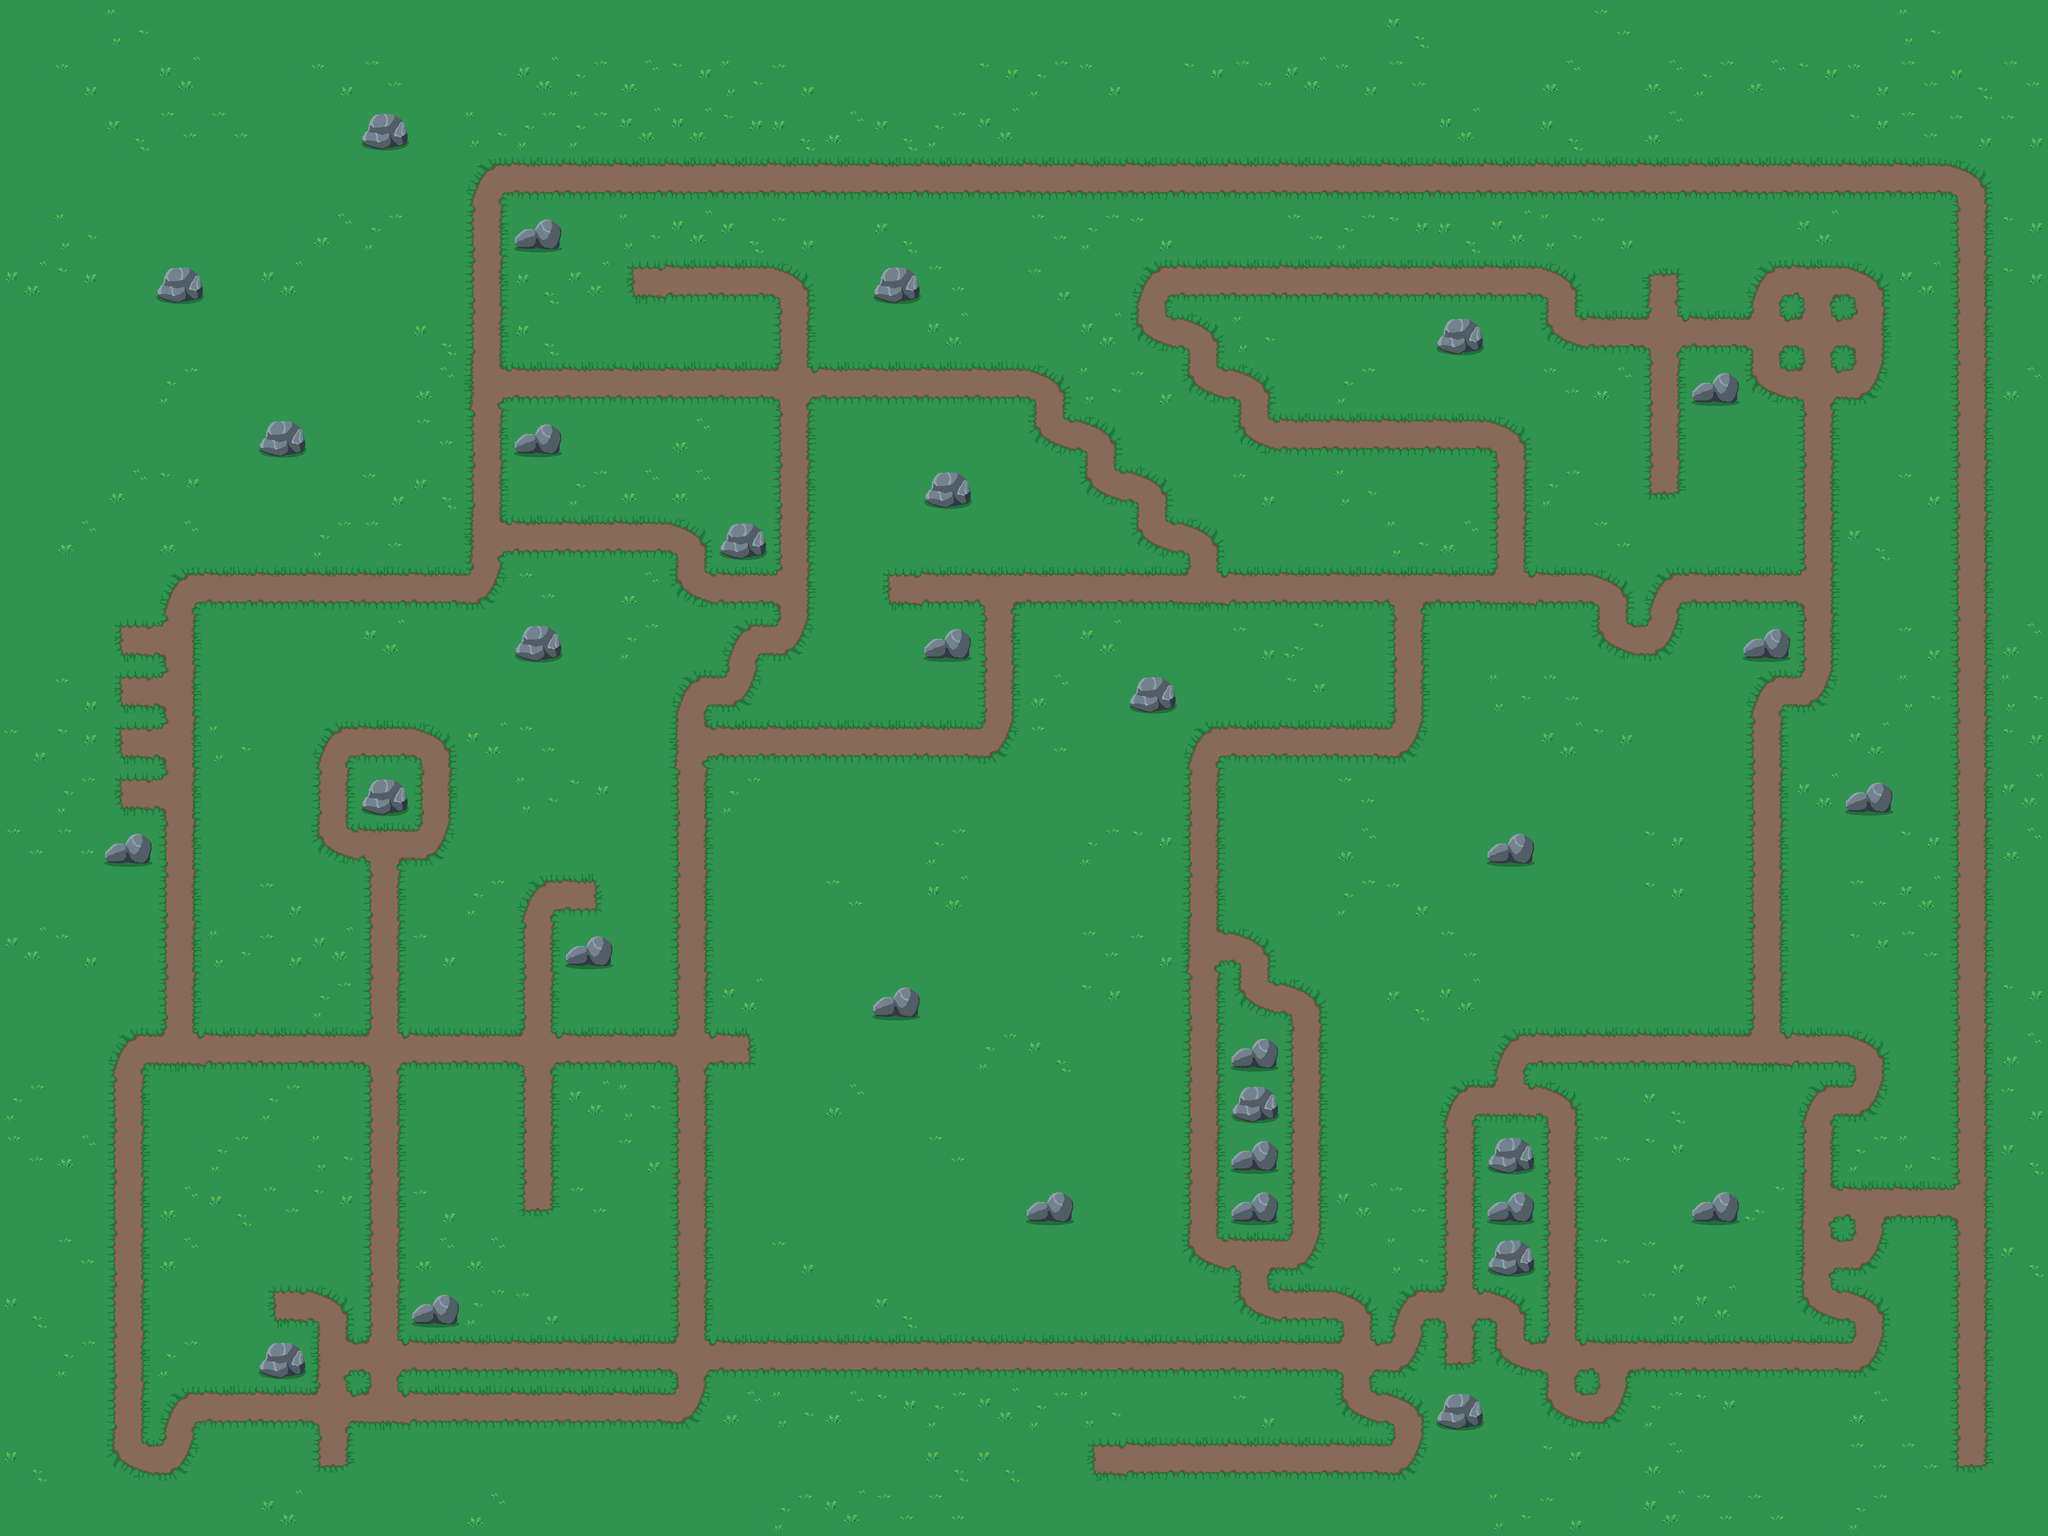

A level layout from a 2D game, rendered from its tile map. Below: a short description, then the map file with its tile-grid data intact:
An orthogonal 40x30 tile map with 128x128 px tiles, 1 tile layer (ground).

<map version="1.2" tiledversion="1.3.1" orientation="orthogonal" renderorder="right-down" compressionlevel="-1" width="40" height="30" tilewidth="128" tileheight="128" infinite="0" nextlayerid="10" nextobjectid="1">
 <tileset firstgid="1" source="minimalspritesheet2.tsx" />
 <layer id="1" name="ground" width="40" height="30">
  <data encoding="csv">
21,21,24,21,21,21,21,21,21,21,21,21,21,21,21,21,21,21,21,21,21,21,21,21,21,21,21,7,21,21,21,23,21,21,21,21,21,24,21,21,
21,14,21,8,21,21,14,23,21,21,8,16,22,15,24,14,21,21,21,15,16,14,21,15,23,8,14,23,21,21,22,21,22,16,22,15,14,23,7,23,
21,21,7,23,23,21,21,30,21,24,16,16,8,8,15,7,22,7,16,8,21,21,21,21,21,21,21,21,8,21,7,21,22,21,21,21,15,23,14,14,
21,21,21,21,21,21,21,21,21,1,5,5,5,5,5,5,5,5,5,5,5,5,5,5,5,5,5,5,5,5,5,5,5,5,5,5,5,5,2,21,
21,24,21,21,21,21,22,16,21,3,31,21,24,8,7,14,21,7,21,21,23,16,14,21,21,23,16,15,7,8,24,14,21,21,21,8,21,21,3,15,
8,15,21,30,21,8,21,21,21,3,7,8,11,5,5,2,21,30,23,21,14,21,1,5,5,5,5,5,5,5,2,21,4,21,1,18,2,8,3,15,
21,21,21,21,21,21,21,21,7,3,7,21,21,21,21,3,21,21,8,21,21,8,9,2,24,21,21,21,30,21,9,5,12,5,12,12,26,21,3,21,
21,21,21,16,21,21,21,21,22,17,5,5,5,5,5,12,5,5,5,5,2,24,14,9,2,21,16,21,21,21,23,22,3,31,9,12,10,21,3,22,
21,21,21,21,21,30,21,21,23,3,31,21,21,22,21,3,21,21,21,21,9,2,21,21,9,5,5,5,5,2,21,21,3,21,21,3,21,21,3,21,
21,21,22,15,21,21,21,14,7,3,21,16,22,22,21,3,21,21,30,21,21,9,2,21,14,21,24,21,21,3,16,21,20,21,21,3,21,14,3,21,
21,22,21,22,21,21,16,23,21,17,5,5,5,2,30,3,21,21,21,21,21,21,9,2,21,21,21,24,22,3,21,23,21,21,21,3,7,21,3,21,
21,21,21,1,5,5,5,5,5,10,23,21,22,9,5,26,21,11,5,18,5,5,5,25,5,5,5,18,5,25,5,2,1,5,5,26,21,21,3,21,
21,21,11,26,21,21,21,8,21,21,30,21,16,21,1,10,21,21,31,3,21,8,21,21,14,6,21,3,21,21,21,9,10,21,31,3,21,14,3,22,
21,14,11,26,21,21,21,21,21,21,21,21,21,1,10,21,21,21,21,3,22,21,30,21,21,15,21,3,21,24,23,21,21,21,1,10,21,24,3,24,
14,15,11,26,24,21,1,5,2,8,23,21,21,17,5,5,5,5,5,10,23,21,21,1,5,5,5,10,21,21,8,15,21,21,3,21,8,21,3,15,
21,16,11,26,21,21,3,30,3,21,24,15,21,3,16,21,21,21,21,21,21,21,21,3,21,21,23,21,21,21,21,21,21,21,3,8,31,21,3,8,
23,23,31,3,21,21,9,18,10,21,21,21,21,3,21,21,21,21,16,21,21,16,15,3,21,21,22,21,21,31,21,21,15,21,3,21,21,15,3,22,
21,21,21,3,21,14,21,3,21,16,1,13,21,3,21,21,23,21,8,21,21,21,21,3,21,21,16,14,21,21,21,21,15,21,3,21,23,8,3,21,
8,14,21,3,24,14,8,3,14,21,3,31,21,3,21,21,21,21,21,21,21,23,14,17,2,21,21,21,23,21,21,21,21,21,3,21,15,23,3,21,
21,21,21,3,21,21,16,3,21,21,3,21,21,3,8,21,21,31,21,21,21,15,21,3,9,2,21,7,8,21,21,21,21,21,3,21,21,21,3,15,
21,21,1,25,5,5,5,12,5,5,12,5,5,12,13,21,21,21,21,16,7,21,21,3,31,3,21,21,21,1,5,5,5,5,25,5,2,21,3,22,
16,21,3,21,21,16,21,3,21,21,3,8,24,3,21,21,22,21,21,21,21,21,21,3,30,3,21,21,1,25,2,21,7,21,21,1,10,21,3,14,
23,22,3,21,16,21,24,3,21,21,3,21,14,3,21,21,21,21,23,21,21,21,21,3,31,3,21,21,3,30,3,23,15,21,21,3,16,24,3,7,
21,21,3,22,7,23,15,3,14,21,20,23,21,3,21,21,21,21,21,21,31,21,21,3,31,3,8,23,3,31,3,21,21,31,6,17,18,5,26,21,
21,23,3,22,21,21,21,3,22,22,21,21,21,3,21,14,21,21,21,21,21,21,21,9,18,10,21,24,3,30,3,23,14,21,21,17,10,21,3,7,
7,21,3,21,21,11,2,3,31,16,14,21,21,3,21,21,21,7,21,21,21,21,21,21,9,5,2,1,12,2,3,21,14,8,21,9,2,21,3,21,
21,16,3,16,21,30,17,12,5,5,5,5,5,12,5,5,5,5,5,5,5,5,5,5,5,5,12,10,20,9,12,18,5,5,5,5,10,21,3,21,
21,21,3,1,5,5,12,25,5,5,5,5,5,10,22,24,22,15,16,8,16,24,21,21,14,21,9,2,30,21,9,10,16,15,21,21,22,21,3,21,
7,21,9,10,21,21,20,21,21,21,21,21,21,21,21,21,21,21,7,7,21,11,5,5,5,5,5,10,21,21,15,21,22,21,21,21,23,23,20,21,
21,21,21,21,21,8,21,21,21,22,21,21,21,21,21,16,8,23,23,21,21,21,21,21,21,21,21,21,21,24,14,21,8,23,23,21,16,21,21,21
</data>
 </layer>
</map>
